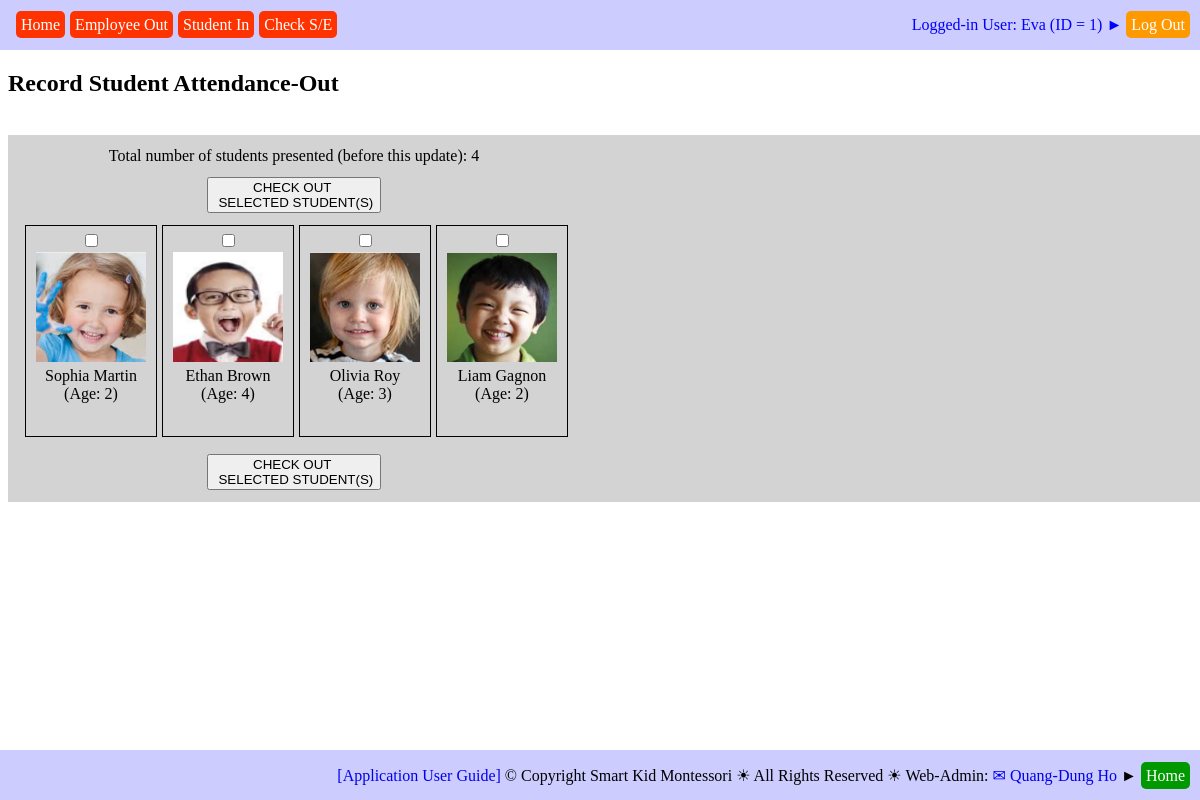
Screenshot of /record_student_attendance_out.php (signed in) with the database file from the repository.
### tables this page shows
CREATE TABLE `web_pages` (
  `PAGE_ID` int(11) NOT NULL,
  `TAG_CLASS` varchar(50) NOT NULL,
  `TYPE` varchar(20) NOT NULL,
  `HREF` varchar(500) NOT NULL,
  `ICON_URL` varchar(500) NOT NULL,
  `TITLE` varchar(200) NOT NULL,
  `TITLE_SHORT` varchar(200) NOT NULL,
  `STATUS` varchar(20) NOT NULL
);

CREATE TABLE `students` (
  `STU_ID` int(11) NOT NULL,
  `STU_FIRST_NAME` varchar(50) NOT NULL,
  `STU_LAST_NAME` varchar(25) NOT NULL,
  `STU_BIRTHDATE` date NOT NULL,
  `STU_SEX` varchar(1) NOT NULL,
  `STU_PHOTO` varchar(50) NOT NULL,
  `STU_START_DATE` date NOT NULL,
  `STU_GRAD_DATE` date NOT NULL,
  `STU_DAILY_FEE` float NOT NULL,
  `STU_CREDENTIAL` varchar(10) NOT NULL,
  `STU_NOTES` text NOT NULL
);

### sql_queries.php (called while the page is built, shortened)
<?php
	function connectDB()
	{
		$db_hostname = "localhost";
		$db_name     = "montessori";
		$db_username = "root";
		$db_password = "";
		$db = mysqli_connect($db_hostname, $db_username, $db_password, $db_name);
		return ($db);
	}
	function getResult($query)
	{
		$db = connectDB();
		$result = mysqli_query($db, $query);
		return ($result);
	}
?>

### db_operations.php (the view, shortened to what this page needs)
<?php
require_once("sql_queries.php");
function insert_DB_QUERY_LOGS($user_name, $queryStrToDisplay)
{
	$queryStr = "INSERT INTO ";
		$queryStr = $queryStr . "DB_QUERY_LOGS(";
		$queryStr = $queryStr . "QUERY_STR";
		$queryStr = $queryStr . ", " . "USER_NAME";
		$queryStr = $queryStr . ", " . "DATE_TIME";
		$queryStr = $queryStr . ", " . "IP_ADDR";
		$queryStr = $queryStr . ")";
	$queryStr = $queryStr . " VALUES(";
		$queryStr = $queryStr . "'" . $queryStrToDisplay .  "'";
		$queryStr = $queryStr . ", " . "'" . $user_name . "'";
		$queryStr = $queryStr . ", " . "NOW()";
		$queryStr = $queryStr . ", " . "'" . get_client_ip() .  "'";
		$queryStr = $queryStr . ")";
	$queryStr = $queryStr . ";";
	$result = getResult($queryStr);
	return ($result);
}
function getStudents_InSchoolNow($debug_on)
{
	$queryStr = 'SELECT ';
		$queryStr = $queryStr . 'STUDENTS.STU_ID';
		$queryStr = $queryStr . ', ' . 'CONCAT(STUDENTS.STU_FIRST_NAME, " ", STUDENTS.STU_LAST_NAME) AS STU_NAME';
		$queryStr = $queryStr . ', ' . 'STUDENTS.STU_BIRTHDATE';
		$queryStr = $queryStr . ', ' . 'FLOOR(DATEDIFF(NOW(), STUDENTS.STU_BIRTHDATE)/365.25) AS STU_AGE';
		$queryStr = $queryStr . ', ' . 'STUDENTS.STU_PHOTO';
	$queryStr = $queryStr . ' FROM ';
		$queryStr = $queryStr . 'STUDENTS';
	$queryStr = $queryStr . ' WHERE ';
		$queryStr = $queryStr . '(STUDENTS.STU_ID IN (SELECT STUDENT_ATTENDANCES.STU_ID FROM STUDENT_ATTENDANCES WHERE STUDENT_ATTENDANCES.DATE_TIME >= CURDATE() AND STUDENT_ATTENDANCES.DATE_TIME < (CURDATE() + INTERVAL 1 DAY) AND STUDENT_ATTENDANCES.EVENT_TYPE = "In")) AND ';
		$queryStr = $queryStr . '(STUDENTS.STU_ID NOT IN (SELECT STUDENT_ATTENDANCES.STU_ID FROM STUDENT_ATTENDANCES WHERE STUDENT_ATTENDANCES.DATE_TIME >= CURDATE() AND STUDENT_ATTENDANCES.DATE_TIME < (CURDATE() + INTERVAL 1 DAY) AND STUDENT_ATTENDANCES.EVENT_TYPE = "Out"))';
		$queryStr = $queryStr . ';';
	$result = getResult($queryStr);
	return ($result);
}
function createStudentList_AttendanceCheck($result)
{
	$resultRows = mysqli_num_rows($result);
	for ($row = 0; $row < $resultRows; $row++)
	{
		$currentRow = mysqli_fetch_row($result);
		echo '<div class="imagelinkbox">';
		echo '<input type="checkbox" name="checked_student_ids[]"' .
				' id="' . $currentRow[0] . '_id"' .
				' value="' . $currentRow[0] . '"' .  '>';
		echo '<br/>';
		echo '<label for="' . $currentRow[0] . '_id">' .
		     	'<img src="' . $currentRow[4] . '" alt="student photo" height="110" width="110">' .
				'<br/>' . $currentRow[1] . '<br/>' . ' (Age: ' . $currentRow[3] . ')' . '</label>';
		echo '</div>';
	}
}
function getTabsOfPage($this_page_url, $debug_on)
{
	$queryStr = 'SELECT ';
		$queryStr = $queryStr .'HREF';
		$queryStr = $queryStr . ', ' . 'TITLE_SHORT';
	$queryStr = $queryStr . ' FROM ';
		$queryStr = $queryStr . 'WEB_PAGES';
	$queryStr = $queryStr . ' WHERE ';
		$queryStr = $queryStr . 'PAGE_ID IN';
		$queryStr = $queryStr . '(';
			$queryStr = $queryStr . 'SELECT ';
				$queryStr = $queryStr . 'TAB_PAGE_ID';
			$queryStr = $queryStr . ' FROM ';
				$queryStr = $queryStr . 'PAGE_TABS';
			$queryStr = $queryStr . ' WHERE ';
				$queryStr = $queryStr . 'PAGE_ID IN';
				$queryStr = $queryStr . '(';
					$queryStr = $queryStr . 'SELECT ';
						$queryStr = $queryStr . 'PAGE_ID';
					$queryStr = $queryStr . ' FROM ';
						$queryStr = $queryStr . 'WEB_PAGES';
					$queryStr = $queryStr . ' WHERE ';
						$queryStr = $queryStr . '(INSTR("' . $this_page_url .'", HREF) > 0)';
					$queryStr = $queryStr . ')';
				$queryStr = $queryStr . ')';
	$queryStr = $queryStr . ';';
	$result = getResult($queryStr);
	return ($result);
}
function get_client_ip() {
    $ipaddress = '';
    if (isset($_SERVER['HTTP_CLIENT_IP']) && ($_SERVER['HTTP_CLIENT_IP']))
        $ipaddress = $_SERVER['HTTP_CLIENT_IP'];
    else if (isset($_SERVER['HTTP_X_FORWARDED_FOR']) && ($_SERVER['HTTP_X_FORWARDED_FOR']))
        $ipaddress = $_SERVER['HTTP_X_FORWARDED_FOR'];
    else if (isset($_SERVER['HTTP_X_FORWARDED']) && ($_SERVER['HTTP_X_FORWARDED']))
        $ipaddress = $_SERVER['HTTP_X_FORWARDED'];
    else if (isset($_SERVER['HTTP_FORWARDED_FOR']) && ($_SERVER['HTTP_FORWARDED_FOR']))
        $ipaddress = $_SERVER['HTTP_FORWARDED_FOR'];
    else if (isset($_SERVER['HTTP_FORWARDED']) && ($_SERVER['HTTP_FORWARDED']))
        $ipaddress = $_SERVER['HTTP_FORWARDED'];
    else if (isset($_SERVER['REMOTE_ADDR']) && ($_SERVER['REMOTE_ADDR']))
        $ipaddress = $_SERVER['REMOTE_ADDR'];
    else
        $ipaddress = 'unknown';
    return $ipaddress;
}
?>

### tab_header.php
<div style="
    		position: fixed;
    		height: 20px;
 		   	width: 50%;
    		top: 7px;
    		left: 6px;
    		right: 0;
    		background-color: transparent;"
>
<div style="
	display: table;
	height: 26px;
    width: 100%;
    margin: 0px;
    background-color: transparent;
    border-radius: 10px;
    text-align: left">
	<div style="
		display: table-cell;
		height: 26px;
    	width: 100%;
    	padding: 5px;
    	vertical-align: middle;">
	<?php
	require_once("db_operations.php");
	$tabs = getTabsOfPage($_SERVER["PHP_SELF"], true);
	$tabNum = mysqli_num_rows($tabs);
	for ($row = 0; $row < $tabNum; $row++)
	{
		$currentTab = mysqli_fetch_row($tabs);
		echo '<a href="' . $currentTab[0] . '" style="background-color: rgb(255, 51, 0); color: white; text-decoration: none; padding: 5px; margin-left: 5px; border-radius: 5px">' . $currentTab[1] . '</a>';
	}
	?>
	</div>
</div>
</div>

### imglinkboxes.css (style rules this page uses)
div.imagelinkbox { float: left; width: 120px; height: 200px; margin: 0 0 5px 5px; padding: 5px; border: 1px solid black; text-align: center; }
img { border: 1px solid transparent; }

### common.css (style rules this page uses)
a { text-decoration: none; }

### rows the page displays
web_pages: TITLE_SHORT "Home"
web_pages: TITLE_SHORT "Employee Out"
web_pages: TITLE_SHORT "Student In"
web_pages: TITLE_SHORT "Check S/E"
students: STU_PHOTO (picture), currentRow "Sophia Martin", currentRow "2"
students: STU_PHOTO (picture), currentRow "Ethan Brown", currentRow "4"
students: STU_PHOTO (picture), currentRow "Olivia Roy", currentRow "3"
students: STU_PHOTO (picture), currentRow "Liam Gagnon", currentRow "2"

### other values shown
$emp_name "Eva"
$emp_id "1"
$resultRows "4"
